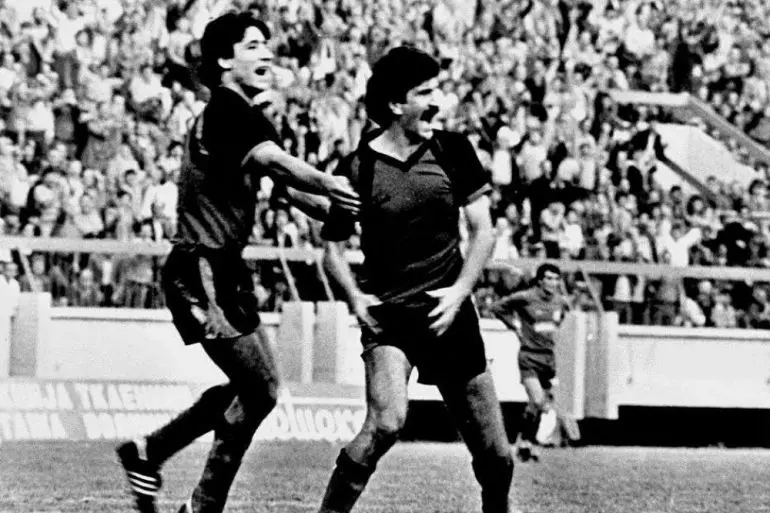
#> input picture img/ringov_src.png, 770 x 513 px
$ python grade.py
#> lines starting #> are read from the running program, lines starting #| are printed output that depends on the picture
from PIL import Image, ImageOps, ImageEnhance, ImageFilter, ImageDraw
import math, random
random.seed(7)

src = Image.open(r'img/ringov_src.png').convert('RGB')
#> src is the input picture: PIL image 770x513 RGB; mean R, G, B 125.1, 125.1, 125.1
W,H = src.size  # 770x513
#> W = 770; H = 513

# 1) Crop to emphasise the two foreground players + keep some motion of the runner
# keep left 0..0.80 width, full height, slight top trim
crop = src.crop((0, 12, int(W*0.82), H))
cw,ch = crop.size
#> cw = 631; ch = 501

# 2) upscale ~2.6x with high quality
scale = 2.7
big = crop.resize((int(cw*scale), int(ch*scale)), Image.LANCZOS)
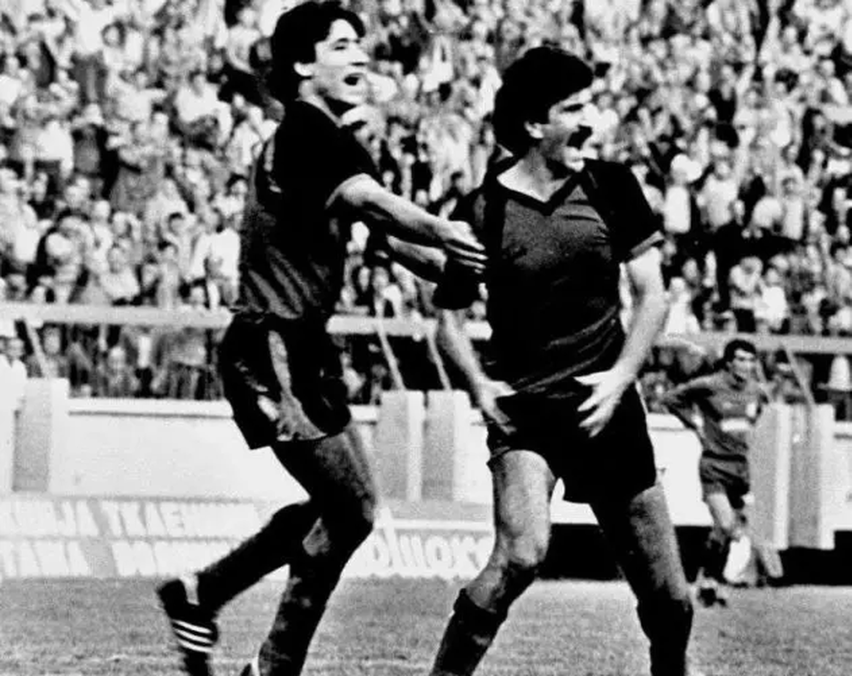
#> big: PIL image 1703x1352 RGB (shown at 1/2 size); mean R, G, B 121.2, 121.2, 121.2
big = big.filter(ImageFilter.UnsharpMask(radius=2.2, percent=90, threshold=2))

# 3) to luminance, auto-contrast with slight clip + gentle S curve
g = ImageOps.grayscale(big)
g = ImageOps.autocontrast(g, cutoff=1)
# S-curve
lut=[]
for i in range(256):
    x=i/255.0
    y = x*x*(3-2*x)            # smoothstep -> punchy mids
    y = 0.10 + 0.86*y          # lift blacks a touch (print never pure black), pull highlights
    lut.append(max(0,min(255,int(y*255))))
g = g.point(lut)
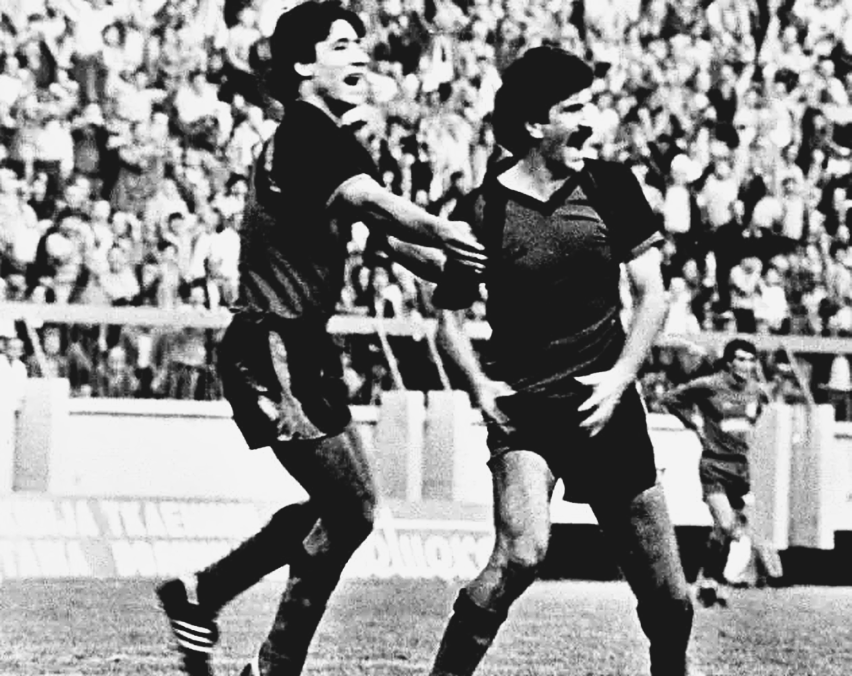
#> g: PIL image 1703x1352 L (shown at 1/2 size); min 25, max 244, mean 139.1

# 4) Warm tritone (80s sports-mag print) duotone LUT
stops = [(0.00,(34,12,16)),(0.22,(86,28,26)),(0.46,(150,74,48)),
         (0.70,(206,150,104)),(1.00,(243,231,208))]
def ramp(t):
#> called with t = 0
    for i in range(len(stops)-1):
        a,ca=stops[i]; b,cb=stops[i+1]
        if a<=t<=b:
            f=(t-a)/(b-a)
            return tuple(int(ca[k]+(cb[k]-ca[k])*f) for k in range(3))
    return stops[-1][1]
rL=[ramp(i/255.0)[0] for i in range(256)]
gL=[ramp(i/255.0)[1] for i in range(256)]
bL=[ramp(i/255.0)[2] for i in range(256)]
duo = Image.merge('RGB',(g.point(rL), g.point(gL), g.point(bL)))
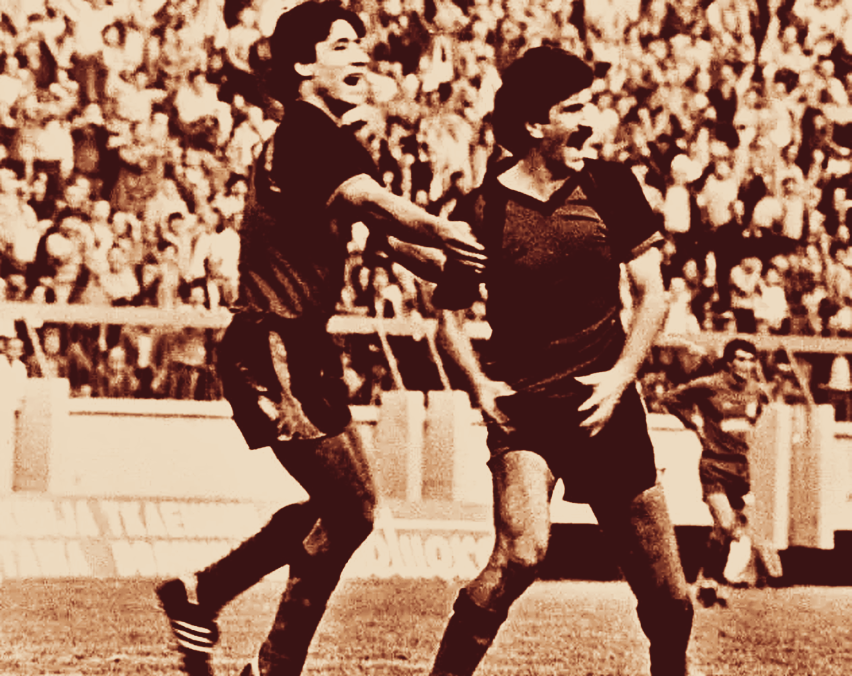
#> duo: PIL image 1703x1352 RGB (shown at 1/2 size); mean R, G, B 157.7, 116.3, 95.4

# 5) subtle halftone dot overlay (CMYK print feel)
bw,bh = duo.size
#> bw = 1703; bh = 1352
ht = Image.new('L',(bw,bh),0)
#> ht: PIL image 1703x1352 L; every value is 0
hd = ImageDraw.Draw(ht)
step=4
for y in range(0,bh,step):
    for x in range(0,bw,step):
        # dot size modulated by local darkness
        lx = g.getpixel((min(bw-1,x),min(bh-1,y)))
        r = (1-lx/255.0)*1.7
        if r>0.3:
            hd.ellipse((x-r,y-r,x+r,y+r), fill=40)
ht = ht.filter(ImageFilter.GaussianBlur(0.4))
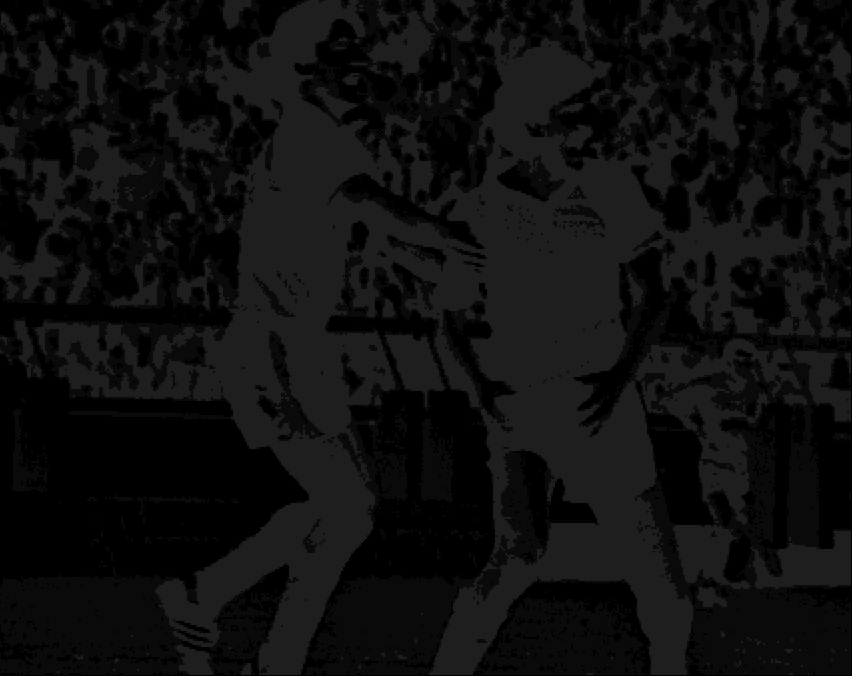
#> ht: PIL image 1703x1352 L (shown at 1/2 size); min 0, max 40, mean 14.6
duo = Image.composite(Image.new('RGB',(bw,bh),(20,8,10)), duo, ht.point(lambda v:int(v*0.18)))

# 6) film grain
noise = Image.effect_noise((bw,bh), 16).convert('L')
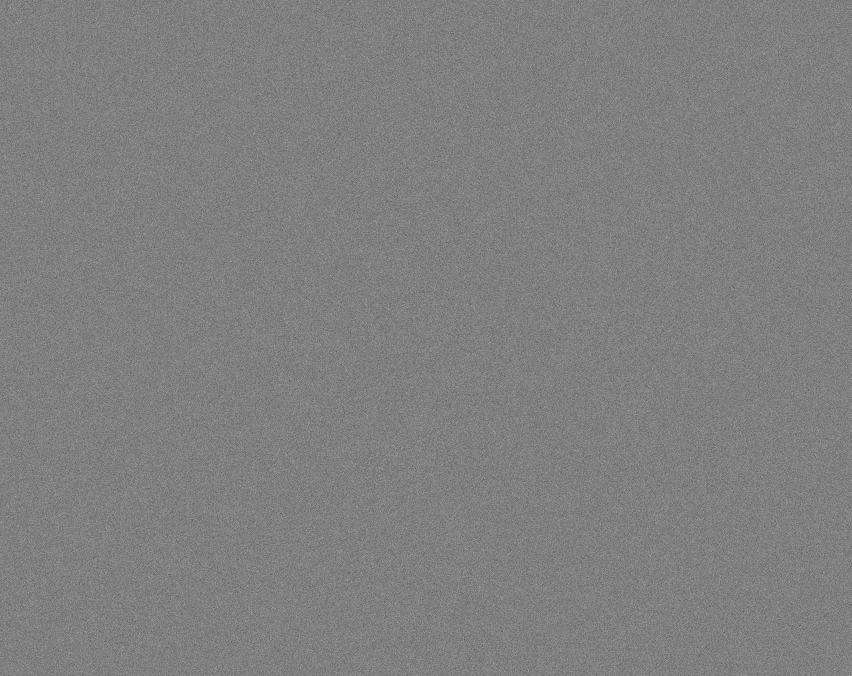
#> noise: PIL image 1703x1352 L (shown at 1/2 size); min 43, max 202, mean 127.5
noise = noise.point(lambda v:int((v-128)*0.5+128))
duo = Image.blend(duo, Image.merge('RGB',(noise,noise,noise)), 0.07)

# 7) warm overall + tiny saturation, vignette
duo = ImageEnhance.Color(duo).enhance(1.06)
duo = ImageEnhance.Contrast(duo).enhance(1.04)
# vignette
vig = Image.new('L',(bw,bh),0); vd=ImageDraw.Draw(vig)
vd.ellipse((-bw*0.18,-bh*0.18,bw*1.18,bh*1.18), fill=255)
vig = vig.filter(ImageFilter.GaussianBlur(bw*0.12))
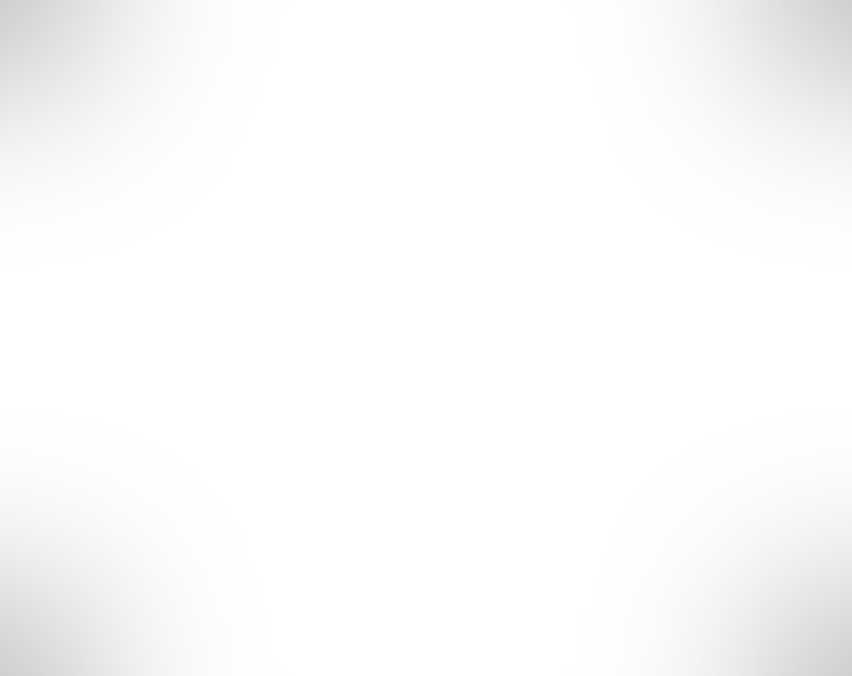
#> vig: PIL image 1703x1352 L (shown at 1/2 size); min 207, max 255, mean 251
dark = ImageEnhance.Brightness(duo).enhance(0.72)
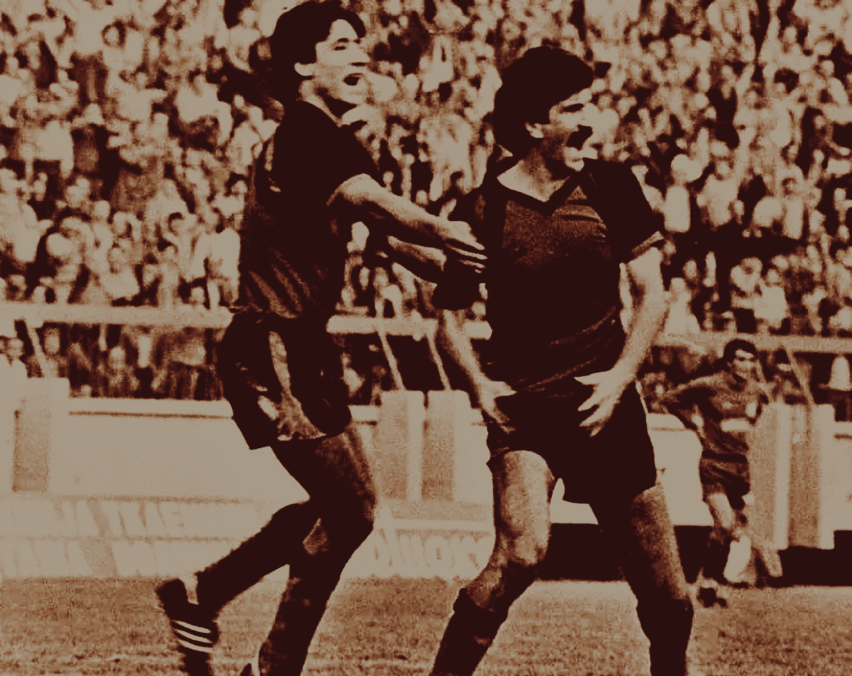
#> dark: PIL image 1703x1352 RGB (shown at 1/2 size); mean R, G, B 112.2, 82, 66.6
duo = Image.composite(duo, dark, vig)

duo.save(r'img/ringov_graded.jpg', quality=92, dpi=(300,300))
duo.save(r'img/ringov_graded.png')
print('graded', duo.size, '-> ', round(duo.size[0]/300*25.4), 'x', round(duo.size[1]/300*25.4), 'mm @300dpi')
#| graded (1703, 1352) ->  144 x 114 mm @300dpi
